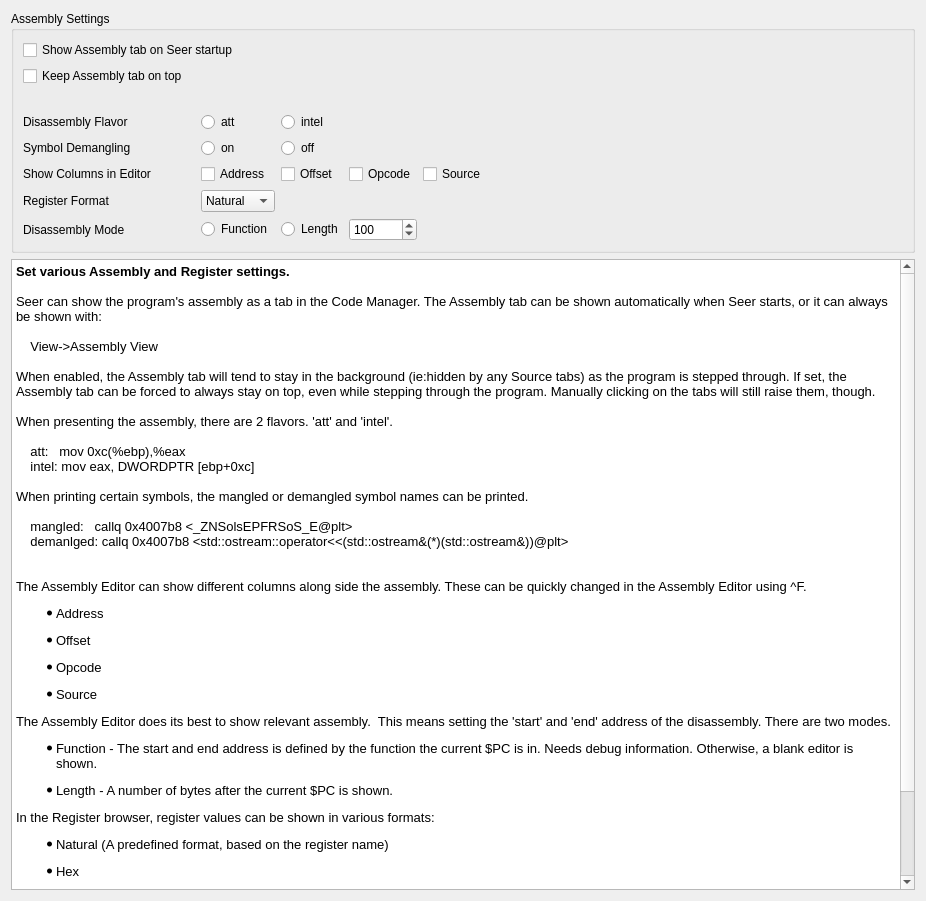
<?xml version="1.0" encoding="UTF-8"?>
<ui version="4.0">
 <class>SeerAssemblyConfigPage</class>
 <widget class="QWidget" name="SeerAssemblyConfigPage">
  <property name="geometry">
   <rect>
    <x>0</x>
    <y>0</y>
    <width>926</width>
    <height>901</height>
   </rect>
  </property>
  <property name="windowTitle">
   <string>SeerAssemblyConfigPage</string>
  </property>
  <layout class="QGridLayout" name="gridLayout_2">
   <item row="0" column="0">
    <widget class="QGroupBox" name="printPointGroupBox">
     <property name="title">
      <string>Assembly Settings</string>
     </property>
     <layout class="QGridLayout" name="gridLayout">
      <item row="0" column="0" colspan="3">
       <widget class="QCheckBox" name="assemblyTabOnStartupCheckBox">
        <property name="text">
         <string>Show Assembly tab on Seer startup</string>
        </property>
       </widget>
      </item>
      <item row="0" column="5" colspan="2">
       <spacer name="horizontalSpacer_7">
        <property name="orientation">
         <enum>Qt::Horizontal</enum>
        </property>
        <property name="sizeHint" stdset="0">
         <size>
          <width>616</width>
          <height>20</height>
         </size>
        </property>
       </spacer>
      </item>
      <item row="1" column="0" colspan="2">
       <widget class="QCheckBox" name="assemblyTabOnTopCheckBox">
        <property name="text">
         <string>Keep Assembly tab on top</string>
        </property>
       </widget>
      </item>
      <item row="1" column="5" colspan="2">
       <spacer name="horizontalSpacer_8">
        <property name="orientation">
         <enum>Qt::Horizontal</enum>
        </property>
        <property name="sizeHint" stdset="0">
         <size>
          <width>616</width>
          <height>20</height>
         </size>
        </property>
       </spacer>
      </item>
      <item row="2" column="4">
       <spacer name="verticalSpacer_1">
        <property name="orientation">
         <enum>Qt::Vertical</enum>
        </property>
        <property name="sizeType">
         <enum>QSizePolicy::Fixed</enum>
        </property>
        <property name="sizeHint" stdset="0">
         <size>
          <width>20</width>
          <height>20</height>
         </size>
        </property>
       </spacer>
      </item>
      <item row="3" column="0">
       <widget class="QLabel" name="disassemblyFlavorLabel">
        <property name="text">
         <string>Disassembly Flavor</string>
        </property>
       </widget>
      </item>
      <item row="3" column="1">
       <spacer name="horizontalSpacer_1">
        <property name="orientation">
         <enum>Qt::Horizontal</enum>
        </property>
        <property name="sizeType">
         <enum>QSizePolicy::Fixed</enum>
        </property>
        <property name="sizeHint" stdset="0">
         <size>
          <width>27</width>
          <height>20</height>
         </size>
        </property>
       </spacer>
      </item>
      <item row="3" column="2">
       <widget class="QRadioButton" name="attFlavorRadioButton">
        <property name="text">
         <string>att</string>
        </property>
        <attribute name="buttonGroup">
         <string notr="true">disassemblyFlavorButtonGroup</string>
        </attribute>
       </widget>
      </item>
      <item row="3" column="3">
       <widget class="QRadioButton" name="intelFlavorRadioButton">
        <property name="text">
         <string>intel</string>
        </property>
        <attribute name="buttonGroup">
         <string notr="true">disassemblyFlavorButtonGroup</string>
        </attribute>
       </widget>
      </item>
      <item row="3" column="5" colspan="2">
       <spacer name="horizontalSpacer_5">
        <property name="orientation">
         <enum>Qt::Horizontal</enum>
        </property>
        <property name="sizeType">
         <enum>QSizePolicy::Preferred</enum>
        </property>
        <property name="sizeHint" stdset="0">
         <size>
          <width>616</width>
          <height>20</height>
         </size>
        </property>
       </spacer>
      </item>
      <item row="4" column="0">
       <widget class="QLabel" name="symbolDemanglingLabel">
        <property name="text">
         <string>Symbol Demangling</string>
        </property>
       </widget>
      </item>
      <item row="4" column="1">
       <spacer name="horizontalSpacer_2">
        <property name="orientation">
         <enum>Qt::Horizontal</enum>
        </property>
        <property name="sizeType">
         <enum>QSizePolicy::Fixed</enum>
        </property>
        <property name="sizeHint" stdset="0">
         <size>
          <width>27</width>
          <height>20</height>
         </size>
        </property>
       </spacer>
      </item>
      <item row="4" column="2">
       <widget class="QRadioButton" name="demanglingOnRadioButton">
        <property name="text">
         <string>on</string>
        </property>
        <attribute name="buttonGroup">
         <string notr="true">assemblyDemangleButtonGroup</string>
        </attribute>
       </widget>
      </item>
      <item row="4" column="3">
       <widget class="QRadioButton" name="demanglingOffRadioButton">
        <property name="text">
         <string>off</string>
        </property>
        <attribute name="buttonGroup">
         <string notr="true">assemblyDemangleButtonGroup</string>
        </attribute>
       </widget>
      </item>
      <item row="4" column="5" colspan="2">
       <spacer name="horizontalSpacer_6">
        <property name="orientation">
         <enum>Qt::Horizontal</enum>
        </property>
        <property name="sizeType">
         <enum>QSizePolicy::Preferred</enum>
        </property>
        <property name="sizeHint" stdset="0">
         <size>
          <width>616</width>
          <height>20</height>
         </size>
        </property>
       </spacer>
      </item>
      <item row="5" column="0">
       <widget class="QLabel" name="showColumnsLabel">
        <property name="text">
         <string>Show Columns in Editor</string>
        </property>
       </widget>
      </item>
      <item row="5" column="1">
       <spacer name="horizontalSpacer">
        <property name="orientation">
         <enum>Qt::Horizontal</enum>
        </property>
        <property name="sizeHint" stdset="0">
         <size>
          <width>40</width>
          <height>20</height>
         </size>
        </property>
       </spacer>
      </item>
      <item row="5" column="2">
       <widget class="QCheckBox" name="showAddressCheckBox">
        <property name="text">
         <string>Address</string>
        </property>
       </widget>
      </item>
      <item row="5" column="3">
       <widget class="QCheckBox" name="showOffsetCheckBox">
        <property name="text">
         <string>Offset</string>
        </property>
       </widget>
      </item>
      <item row="5" column="4">
       <widget class="QCheckBox" name="showOpcodeCheckBox">
        <property name="text">
         <string>Opcode</string>
        </property>
       </widget>
      </item>
      <item row="5" column="5">
       <widget class="QCheckBox" name="showSourceCheckBox">
        <property name="text">
         <string>Source</string>
        </property>
       </widget>
      </item>
      <item row="6" column="0">
       <widget class="QLabel" name="registerFormatLabel">
        <property name="text">
         <string>Register Format</string>
        </property>
       </widget>
      </item>
      <item row="6" column="1">
       <spacer name="horizontalSpacer_3">
        <property name="orientation">
         <enum>Qt::Horizontal</enum>
        </property>
        <property name="sizeType">
         <enum>QSizePolicy::Fixed</enum>
        </property>
        <property name="sizeHint" stdset="0">
         <size>
          <width>27</width>
          <height>20</height>
         </size>
        </property>
       </spacer>
      </item>
      <item row="6" column="2">
       <widget class="QComboBox" name="registerFormatComboBox">
        <item>
         <property name="text">
          <string>Natural</string>
         </property>
        </item>
        <item>
         <property name="text">
          <string>Hex</string>
         </property>
        </item>
        <item>
         <property name="text">
          <string>Octal</string>
         </property>
        </item>
        <item>
         <property name="text">
          <string>Binary</string>
         </property>
        </item>
        <item>
         <property name="text">
          <string>Decimal</string>
         </property>
        </item>
        <item>
         <property name="text">
          <string>Raw</string>
         </property>
        </item>
       </widget>
      </item>
      <item row="6" column="5" colspan="2">
       <spacer name="horizontalSpacer_4">
        <property name="orientation">
         <enum>Qt::Horizontal</enum>
        </property>
        <property name="sizeType">
         <enum>QSizePolicy::Preferred</enum>
        </property>
        <property name="sizeHint" stdset="0">
         <size>
          <width>616</width>
          <height>20</height>
         </size>
        </property>
       </spacer>
      </item>
      <item row="7" column="0">
       <widget class="QLabel" name="registerFormatLabel_2">
        <property name="text">
         <string>Disassembly Mode</string>
        </property>
       </widget>
      </item>
      <item row="7" column="1">
       <spacer name="horizontalSpacer_9">
        <property name="orientation">
         <enum>Qt::Horizontal</enum>
        </property>
        <property name="sizeType">
         <enum>QSizePolicy::Fixed</enum>
        </property>
        <property name="sizeHint" stdset="0">
         <size>
          <width>38</width>
          <height>20</height>
         </size>
        </property>
       </spacer>
      </item>
      <item row="7" column="2">
       <widget class="QRadioButton" name="pcFunctionRadioButton">
        <property name="toolTip">
         <string>Start and end address is defined by current function.</string>
        </property>
        <property name="text">
         <string>Function</string>
        </property>
        <attribute name="buttonGroup">
         <string notr="true">disassemblyModeButtonGroup</string>
        </attribute>
       </widget>
      </item>
      <item row="7" column="3">
       <widget class="QRadioButton" name="pcLengthRadioButton">
        <property name="toolTip">
         <string>&lt;html&gt;&lt;head/&gt;&lt;body&gt;&lt;p&gt;End address is defined by N bytes after current $PC&lt;/p&gt;&lt;/body&gt;&lt;/html&gt;</string>
        </property>
        <property name="text">
         <string>Length</string>
        </property>
        <attribute name="buttonGroup">
         <string notr="true">disassemblyModeButtonGroup</string>
        </attribute>
       </widget>
      </item>
      <item row="7" column="4">
       <widget class="QSpinBox" name="pcLengthSpinBox">
        <property name="toolTip">
         <string>Number of bytes after current $PC</string>
        </property>
        <property name="maximum">
         <number>9999</number>
        </property>
        <property name="value">
         <number>100</number>
        </property>
       </widget>
      </item>
      <item row="7" column="5" colspan="2">
       <spacer name="horizontalSpacer_10">
        <property name="orientation">
         <enum>Qt::Horizontal</enum>
        </property>
        <property name="sizeType">
         <enum>QSizePolicy::Expanding</enum>
        </property>
        <property name="sizeHint" stdset="0">
         <size>
          <width>373</width>
          <height>20</height>
         </size>
        </property>
       </spacer>
      </item>
     </layout>
    </widget>
   </item>
   <item row="1" column="0">
    <widget class="QTextBrowser" name="textBrowser">
     <property name="html">
      <string>&lt;!DOCTYPE HTML PUBLIC &quot;-//W3C//DTD HTML 4.0//EN&quot; &quot;http://www.w3.org/TR/REC-html40/strict.dtd&quot;&gt;
&lt;html&gt;&lt;head&gt;&lt;meta name=&quot;qrichtext&quot; content=&quot;1&quot; /&gt;&lt;style type=&quot;text/css&quot;&gt;
p, li { white-space: pre-wrap; }
&lt;/style&gt;&lt;/head&gt;&lt;body style=&quot; font-family:'Noto Sans'; font-size:10pt; font-weight:400; font-style:normal;&quot;&gt;
&lt;p style=&quot; margin-top:0px; margin-bottom:0px; margin-left:0px; margin-right:0px; -qt-block-indent:0; text-indent:0px;&quot;&gt;&lt;span style=&quot; font-weight:600;&quot;&gt;Set various Assembly and Register settings.&lt;/span&gt;&lt;/p&gt;
&lt;p style=&quot;-qt-paragraph-type:empty; margin-top:0px; margin-bottom:0px; margin-left:0px; margin-right:0px; -qt-block-indent:0; text-indent:0px;&quot;&gt;&lt;br /&gt;&lt;/p&gt;
&lt;p style=&quot; margin-top:0px; margin-bottom:0px; margin-left:0px; margin-right:0px; -qt-block-indent:0; text-indent:0px;&quot;&gt;&lt;span style=&quot; background-color:transparent;&quot;&gt;Seer can show the program's assembly as a tab in the Code Manager. The Assembly tab can be shown automatically when Seer starts, or it can always be shown with:&lt;/span&gt;&lt;/p&gt;
&lt;p style=&quot;-qt-paragraph-type:empty; margin-top:0px; margin-bottom:0px; margin-left:0px; margin-right:0px; -qt-block-indent:0; text-indent:0px;&quot;&gt;&lt;br /&gt;&lt;/p&gt;
&lt;p style=&quot; margin-top:0px; margin-bottom:0px; margin-left:0px; margin-right:0px; -qt-block-indent:0; text-indent:0px;&quot;&gt;&lt;span style=&quot; font-family:'Monospace';&quot;&gt;    View-&amp;gt;Assembly View&lt;/span&gt;&lt;/p&gt;
&lt;p style=&quot;-qt-paragraph-type:empty; margin-top:0px; margin-bottom:0px; margin-left:0px; margin-right:0px; -qt-block-indent:0; text-indent:0px; font-family:'Monospace';&quot;&gt;&lt;br /&gt;&lt;/p&gt;
&lt;p style=&quot; margin-top:0px; margin-bottom:0px; margin-left:0px; margin-right:0px; -qt-block-indent:0; text-indent:0px;&quot;&gt;&lt;span style=&quot; background-color:transparent;&quot;&gt;When enabled, the Assembly tab will tend to stay in the background (ie:hidden by any Source tabs) as the program is stepped through. If set, the Assembly tab can be forced to always stay on top, even while stepping through the program. Manually clicking on the tabs will still raise them, though.&lt;/span&gt;&lt;/p&gt;
&lt;p style=&quot;-qt-paragraph-type:empty; margin-top:0px; margin-bottom:0px; margin-left:0px; margin-right:0px; -qt-block-indent:0; text-indent:0px;&quot;&gt;&lt;br /&gt;&lt;/p&gt;
&lt;p style=&quot; margin-top:0px; margin-bottom:0px; margin-left:0px; margin-right:0px; -qt-block-indent:0; text-indent:0px;&quot;&gt;&lt;span style=&quot; background-color:transparent;&quot;&gt;When presenting the assembly, there are 2 flavors. 'att' and 'intel'.&lt;/span&gt;&lt;/p&gt;
&lt;p style=&quot;-qt-paragraph-type:empty; margin-top:0px; margin-bottom:0px; margin-left:0px; margin-right:0px; -qt-block-indent:0; text-indent:0px;&quot;&gt;&lt;br /&gt;&lt;/p&gt;
&lt;p style=&quot; margin-top:0px; margin-bottom:0px; margin-left:0px; margin-right:0px; -qt-block-indent:0; text-indent:0px;&quot;&gt;&lt;span style=&quot; font-family:'Monospace';&quot;&gt;    att:   mov 0xc(%ebp),%eax&lt;br /&gt;    intel: mov eax, DWORDPTR [ebp+0xc]&lt;/span&gt;&lt;/p&gt;
&lt;p style=&quot;-qt-paragraph-type:empty; margin-top:0px; margin-bottom:0px; margin-left:0px; margin-right:0px; -qt-block-indent:0; text-indent:0px; font-family:'Monospace';&quot;&gt;&lt;br /&gt;&lt;/p&gt;
&lt;p style=&quot; margin-top:0px; margin-bottom:0px; margin-left:0px; margin-right:0px; -qt-block-indent:0; text-indent:0px;&quot;&gt;&lt;span style=&quot; background-color:transparent;&quot;&gt;When printing certain symbols, the mangled or demangled symbol names can be printed.&lt;/span&gt;&lt;/p&gt;
&lt;p style=&quot;-qt-paragraph-type:empty; margin-top:0px; margin-bottom:0px; margin-left:0px; margin-right:0px; -qt-block-indent:0; text-indent:0px;&quot;&gt;&lt;br /&gt;&lt;/p&gt;
&lt;p style=&quot; margin-top:0px; margin-bottom:0px; margin-left:0px; margin-right:0px; -qt-block-indent:0; text-indent:0px;&quot;&gt;&lt;span style=&quot; font-family:'Monospace';&quot;&gt;    mangled:   callq 0x4007b8 &amp;lt;_ZNSolsEPFRSoS_E@plt&amp;gt;&lt;br /&gt;    demanlged: callq 0x4007b8 &amp;lt;std::ostream::operator&amp;lt;&amp;lt;(std::ostream&amp;amp;(*)(std::ostream&amp;amp;))@plt&amp;gt;&lt;/span&gt;&lt;/p&gt;
&lt;p style=&quot;-qt-paragraph-type:empty; margin-top:0px; margin-bottom:0px; margin-left:0px; margin-right:0px; -qt-block-indent:0; text-indent:0px; font-family:'Monospace';&quot;&gt;&lt;br /&gt;&lt;/p&gt;
&lt;p style=&quot;-qt-paragraph-type:empty; margin-top:0px; margin-bottom:0px; margin-left:0px; margin-right:0px; -qt-block-indent:0; text-indent:0px; font-family:'Monospace';&quot;&gt;&lt;br /&gt;&lt;/p&gt;
&lt;p style=&quot; margin-top:0px; margin-bottom:0px; margin-left:0px; margin-right:0px; -qt-block-indent:0; text-indent:0px;&quot;&gt;&lt;span style=&quot; font-family:'Monospace';&quot;&gt;The Assembly Editor can show different columns along side the assembly. These can be quickly changed in the Assembly Editor using ^F.&lt;/span&gt;&lt;/p&gt;
&lt;ul style=&quot;margin-top: 0px; margin-bottom: 0px; margin-left: 0px; margin-right: 0px; -qt-list-indent: 1;&quot;&gt;&lt;li style=&quot; background-color:transparent;&quot; style=&quot; margin-top:12px; margin-bottom:12px; margin-left:0px; margin-right:0px; -qt-block-indent:0; text-indent:0px;&quot;&gt;Address&lt;/li&gt;
&lt;li style=&quot; background-color:transparent;&quot; style=&quot; margin-top:12px; margin-bottom:12px; margin-left:0px; margin-right:0px; -qt-block-indent:0; text-indent:0px;&quot;&gt;Offset&lt;/li&gt;
&lt;li style=&quot; background-color:transparent;&quot; style=&quot; margin-top:12px; margin-bottom:12px; margin-left:0px; margin-right:0px; -qt-block-indent:0; text-indent:0px;&quot;&gt;Opcode&lt;/li&gt;
&lt;li style=&quot; background-color:transparent;&quot; style=&quot; margin-top:12px; margin-bottom:12px; margin-left:0px; margin-right:0px; -qt-block-indent:0; text-indent:0px;&quot;&gt;Source&lt;/li&gt;&lt;/ul&gt;
&lt;p style=&quot; margin-top:0px; margin-bottom:0px; margin-left:0px; margin-right:0px; -qt-block-indent:0; text-indent:0px;&quot;&gt;The Assembly Editor does its best to show relevant assembly.  This means setting the 'start' and 'end' address of the disassembly. There are two modes.&lt;/p&gt;
&lt;ul style=&quot;margin-top: 0px; margin-bottom: 0px; margin-left: 0px; margin-right: 0px; -qt-list-indent: 1;&quot;&gt;&lt;li style=&quot; background-color:transparent;&quot; style=&quot; margin-top:12px; margin-bottom:12px; margin-left:0px; margin-right:0px; -qt-block-indent:0; text-indent:0px;&quot;&gt;Function - The start and end address is defined by the function the current $PC is in. Needs debug information. Otherwise, a blank editor is shown.&lt;/li&gt;
&lt;li style=&quot; background-color:transparent;&quot; style=&quot; margin-top:12px; margin-bottom:12px; margin-left:0px; margin-right:0px; -qt-block-indent:0; text-indent:0px;&quot;&gt;Length - A number of bytes after the current $PC is shown.&lt;/li&gt;&lt;/ul&gt;
&lt;p style=&quot; margin-top:0px; margin-bottom:0px; margin-left:0px; margin-right:0px; -qt-block-indent:0; text-indent:0px;&quot;&gt;&lt;span style=&quot; background-color:transparent;&quot;&gt;In the Register browser, register values can be shown in various formats:&lt;/span&gt;&lt;/p&gt;
&lt;ul style=&quot;margin-top: 0px; margin-bottom: 0px; margin-left: 0px; margin-right: 0px; -qt-list-indent: 1;&quot;&gt;&lt;li style=&quot;&quot; style=&quot; margin-top:12px; margin-bottom:12px; margin-left:0px; margin-right:0px; -qt-block-indent:0; text-indent:0px;&quot;&gt;&lt;span style=&quot; background-color:transparent;&quot;&gt;Natural (A predefined format, based on the register name)&lt;/span&gt;&lt;/li&gt;
&lt;li style=&quot; background-color:transparent;&quot; style=&quot; margin-top:12px; margin-bottom:12px; margin-left:0px; margin-right:0px; -qt-block-indent:0; text-indent:0px;&quot;&gt;Hex&lt;/li&gt;
&lt;li style=&quot; background-color:transparent;&quot; style=&quot; margin-top:12px; margin-bottom:12px; margin-left:0px; margin-right:0px; -qt-block-indent:0; text-indent:0px;&quot;&gt;Octal&lt;/li&gt;
&lt;li style=&quot; background-color:transparent;&quot; style=&quot; margin-top:12px; margin-bottom:12px; margin-left:0px; margin-right:0px; -qt-block-indent:0; text-indent:0px;&quot;&gt;Binary&lt;/li&gt;
&lt;li style=&quot; background-color:transparent;&quot; style=&quot; margin-top:12px; margin-bottom:12px; margin-left:0px; margin-right:0px; -qt-block-indent:0; text-indent:0px;&quot;&gt;Decimal&lt;/li&gt;
&lt;li style=&quot; background-color:transparent;&quot; style=&quot; margin-top:12px; margin-bottom:12px; margin-left:0px; margin-right:0px; -qt-block-indent:0; text-indent:0px;&quot;&gt;Raw&lt;/li&gt;&lt;/ul&gt;&lt;/body&gt;&lt;/html&gt;</string>
     </property>
    </widget>
   </item>
  </layout>
  <zorder>textBrowser</zorder>
  <zorder>printPointGroupBox</zorder>
 </widget>
 <tabstops>
  <tabstop>assemblyTabOnStartupCheckBox</tabstop>
  <tabstop>assemblyTabOnTopCheckBox</tabstop>
  <tabstop>attFlavorRadioButton</tabstop>
  <tabstop>intelFlavorRadioButton</tabstop>
  <tabstop>demanglingOnRadioButton</tabstop>
  <tabstop>demanglingOffRadioButton</tabstop>
  <tabstop>showAddressCheckBox</tabstop>
  <tabstop>showOffsetCheckBox</tabstop>
  <tabstop>showOpcodeCheckBox</tabstop>
  <tabstop>registerFormatComboBox</tabstop>
  <tabstop>textBrowser</tabstop>
 </tabstops>
 <resources>
  <include location="resource.qrc"/>
 </resources>
 <connections/>
 <buttongroups>
  <buttongroup name="disassemblyFlavorButtonGroup"/>
  <buttongroup name="assemblyDemangleButtonGroup"/>
  <buttongroup name="disassemblyModeButtonGroup"/>
 </buttongroups>
</ui>
